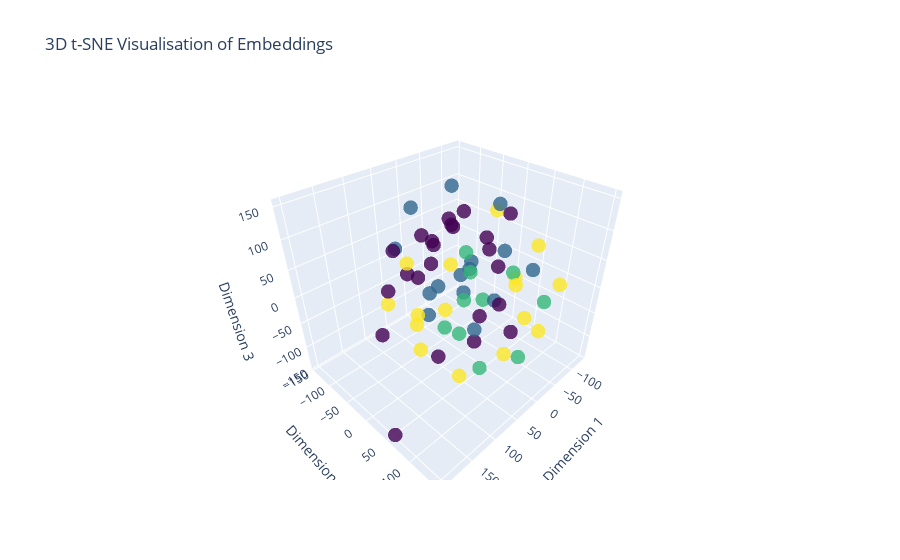

The code cell stored with this chart in its notebook:
### Code cell
# Get the first batch from the validation data
batch = next(iter(valid_dataloader))

# Extract the text and offsets from the batch
label, text, offsets = batch

# Send the data to the device (GPU if available)
text = text.to(device)
offsets = offsets.to(device)

# Get the embeddings bag output for the batch
embedded = model.embedding(text, offsets)

# Convert the embeddings tensor to a numpy array
embeddings_numpy = embedded.detach().cpu().numpy()

# Perform t-SNE on the embeddings to reduce their dimensionality to 3D
X_embedded_3d = TSNE(n_components=3).fit_transform(embeddings_numpy)

# Create a 3D scatter plot using plotly
trace = go.Scatter3d(
    x=X_embedded_3d[:, 0],
    y=X_embedded_3d[:, 1],
    z=X_embedded_3d[:, 2],
    mode='markers',
    marker=dict(
        size=5,
        color=label.numpy(),
        colorscale="Viridis",
        opacity=0.8
    )
)

layout = go.Layout(title="3D t-SNE Visualisation of Embeddings",
                   scene=dict(xaxis_title="Dimension 1",
                              yaxis_title="Dimension 2",
                              zaxis_title="Dimension 3"))

fig = go.Figure(data=[trace], layout=layout)
fig.show()

### Figure 1 — Plotly figure (JSON) as saved in the notebook; plotly's stock layout.template omitted (floating-point values rounded to 4 significant figures)
{"data": [{"marker": {"color": [3, 3, 2, 3, 3, 3, 3, 0, 0, 0, 1, 0, 1, 0, 0, 0, 0, 1, 0, 2, 1, 1, 3, 3, 0, 2, 3, 3, 1, 1, 1, 2, 0, 0, 3, 0, 0, 3, 1, 0, 1, 3, 0, 2, 2, 0, 0, 1, 2, 2, 0, 0, 2, 1, 0, 0, 3, 0, 1, 1, 1, 2, 3, 3], "colorscale": [[0, "#440154"], [0.1111, "#482878"], [0.2222, "#3e4989"], [0.3333, "#31688e"], [0.4444, "#26828e"], [0.5556, "#1f9e89"], [0.6667, "#35b779"], [0.7778, "#6ece58"], [0.8889, "#b5de2b"], [1, "#fde725"]], "opacity": 0.8, "size": 5}, "mode": "markers", "type": "scatter3d", "x": [118.0, -85.69, -3.786, 22.88, 79.06, -43.55, 33.39, 67.1, 129.6, -129.8, -3.096, 30.4, 71.55, -67.56, -19.73, 51.91, 60.17, 66.6, -65.14, -106.1, 35.81, -15.35, -2.538, -59.21, -106.8, 53.02, -44.94, 55.14, 6.006, 117.0, -67.97, -110.3, -56.04, -72.67, 88.43, 2.88, -55.01, -12.99, -4.629, -3.507, 16.94, 115.2, 37.28, 61.56, 7.447, 121.8, 44.29, -41.64, 74.74, 30.44, 31.84, -91.32, -102.4, -14.09, -72.56, 201.4, 101.0, -15.12, -112.1, -23.32, -41.11, -28.0, 16.66, -120.6], "y": [23.59, 118.5, -51.17, 104.1, -102.5, 117.7, -11.05, 6.328, -54.0, -37.18, 9.355, -78.61, -80.83, -144.9, 6.959, -40.94, 84.73, 8.585, -7.381, -96.99, 41.47, -24.07, 116.4, 54.21, -49.18, 150.3, -76.88, -57.89, 28.81, 42.59, -66.13, 81.03, 57.15, -109.3, -14.63, -141.0, -56.73, 45.6, -34.92, -30.62, -104.2, 0.1889, -132.8, 47.38, 44.77, -38.74, 13.47, 28.31, 78.44, 64.36, -43.86, 1.219, 17.74, -100.5, 24.08, 56.18, 86.12, -91.71, -28.14, 56.03, 96.32, -27.55, 109.3, 49.91], "z": [-50.53, 12.48, -124.4, -68.76, -54.82, -55.31, -41.65, -110.3, -62.74, -43.92, 43.01, -12.56, 58.73, -16.29, -131.6, 89.73, 14.33, 30.47, 31.83, -28.29, 61.36, -2.984, -6.669, 7.597, 21.54, -23.96, -19.36, -87.57, -75.72, 24.74, -86.06, -53.13, -101.0, 48.91, -23.69, -47.19, 86.89, 137.2, 151.6, 87.03, 101.3, 87.36, 19.18, -39.33, -5.571, 25.33, 123.9, -41.5, 90.91, -120.9, 30.6, -90.93, -19.43, -78.38, 104.3, -140.9, -71.81, 33.52, 90.49, 72.54, 49.55, -62.87, 57.06, 39.59]}], "layout": {"scene": {"xaxis": {"title": {"text": "Dimension 1"}}, "yaxis": {"title": {"text": "Dimension 2"}}, "zaxis": {"title": {"text": "Dimension 3"}}}, "title": {"text": "3D t-SNE Visualisation of Embeddings"}}}
